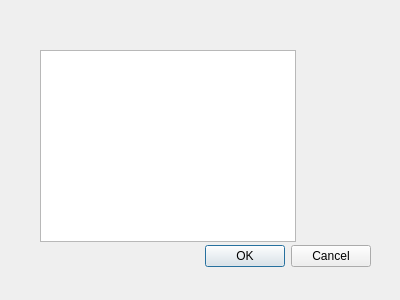
<?xml version="1.0" encoding="UTF-8"?>
<ui version="4.0">
 <class>Dialog</class>
 <widget class="QDialog" name="Dialog">
  <property name="geometry">
   <rect>
    <x>0</x>
    <y>0</y>
    <width>400</width>
    <height>300</height>
   </rect>
  </property>
  <property name="windowTitle">
   <string>Dialog</string>
  </property>
  <widget class="QDialogButtonBox" name="buttonBox">
   <property name="geometry">
    <rect>
     <x>30</x>
     <y>240</y>
     <width>341</width>
     <height>32</height>
    </rect>
   </property>
   <property name="orientation">
    <enum>Qt::Horizontal</enum>
   </property>
   <property name="standardButtons">
    <set>QDialogButtonBox::Cancel|QDialogButtonBox::Ok</set>
   </property>
  </widget>
  <widget class="QFrame" name="frame">
   <property name="geometry">
    <rect>
     <x>120</x>
     <y>60</y>
     <width>141</width>
     <height>101</height>
    </rect>
   </property>
   <property name="autoFillBackground">
    <bool>true</bool>
   </property>
   <property name="frameShape">
    <enum>QFrame::StyledPanel</enum>
   </property>
   <property name="frameShadow">
    <enum>QFrame::Raised</enum>
   </property>
  </widget>
  <widget class="QGraphicsView" name="graphicsView">
   <property name="geometry">
    <rect>
     <x>40</x>
     <y>50</y>
     <width>256</width>
     <height>192</height>
    </rect>
   </property>
   <property name="toolTip">
    <string>&lt;html&gt;&lt;head/&gt;&lt;body&gt;&lt;p&gt;dsadsa&lt;/p&gt;&lt;/body&gt;&lt;/html&gt;</string>
   </property>
  </widget>
 </widget>
 <resources/>
 <connections>
  <connection>
   <sender>buttonBox</sender>
   <signal>accepted()</signal>
   <receiver>Dialog</receiver>
   <slot>accept()</slot>
   <hints>
    <hint type="sourcelabel">
     <x>248</x>
     <y>254</y>
    </hint>
    <hint type="destinationlabel">
     <x>157</x>
     <y>274</y>
    </hint>
   </hints>
  </connection>
  <connection>
   <sender>buttonBox</sender>
   <signal>rejected()</signal>
   <receiver>Dialog</receiver>
   <slot>reject()</slot>
   <hints>
    <hint type="sourcelabel">
     <x>316</x>
     <y>260</y>
    </hint>
    <hint type="destinationlabel">
     <x>286</x>
     <y>274</y>
    </hint>
   </hints>
  </connection>
 </connections>
</ui>
